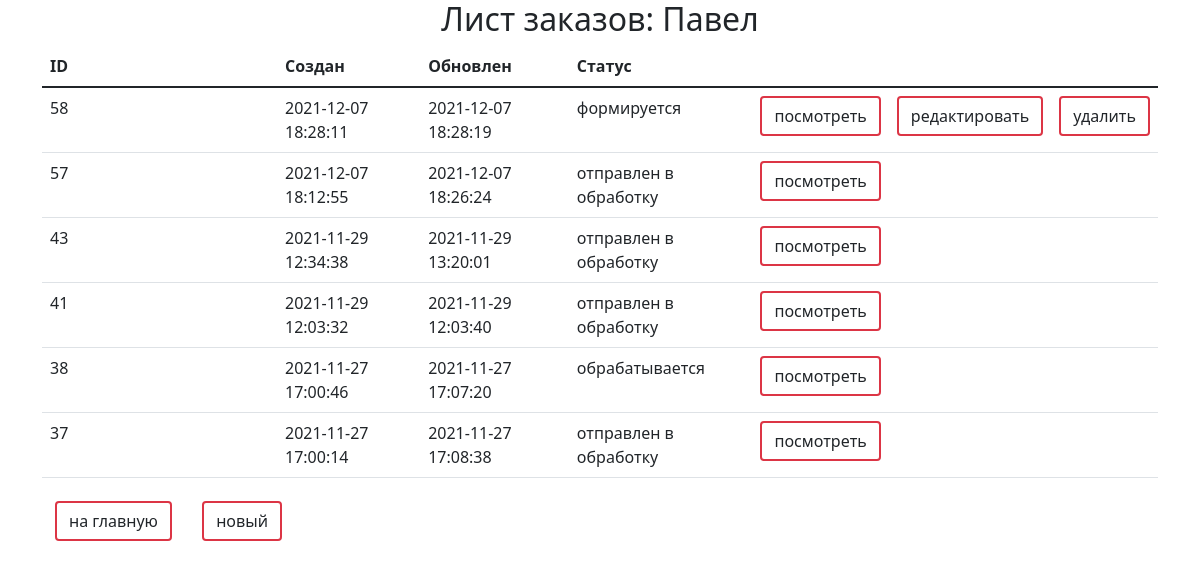
The app's page /order/order/ (signed in), older data.
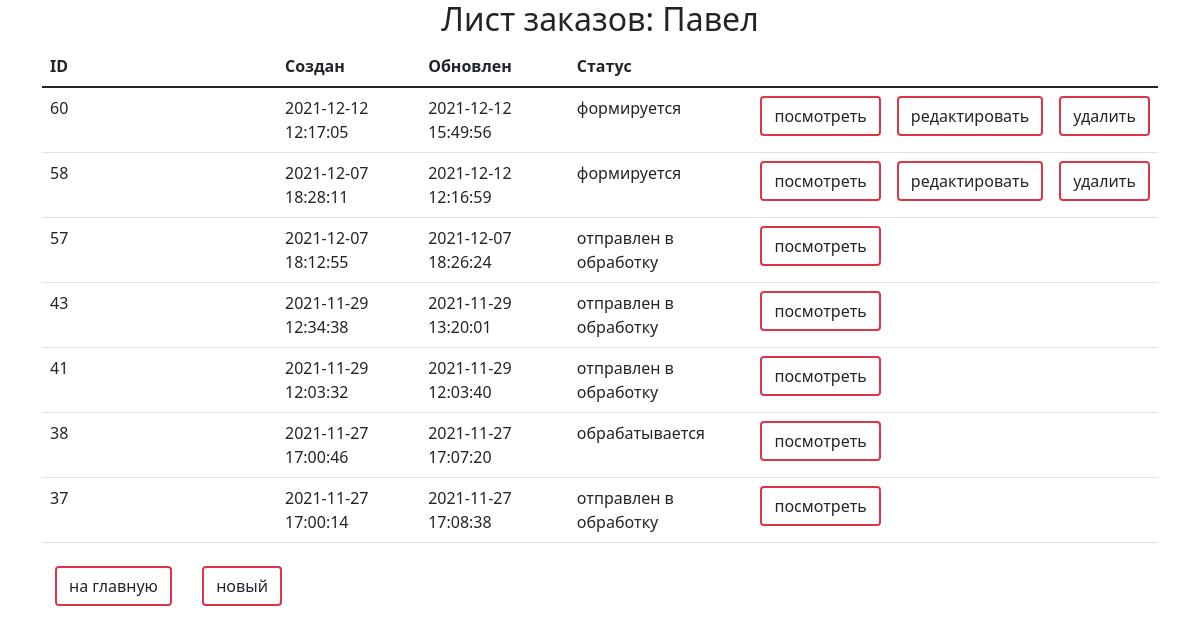
The same page, newer data.
### ordersapp/models.py (models this page shows, shortened)
class Order(models.Model):
    STATUS_FORMING = 'FM'
    STATUS_SENT_TO_PROCEED = 'STP'
    STATUS_PROCEEDED = 'PRD'
    STATUS_PAID = 'PD'
    STATUS_DONE = 'DN'
    STATUS_CANCELED = 'CN'
    STATUSES = (
        (STATUS_FORMING, 'формируется'),
        (STATUS_SENT_TO_PROCEED, 'отправлен в обработку'),
        (STATUS_PROCEEDED, 'обрабатывается'),
        (STATUS_PAID, 'оплачен'),
        (STATUS_DONE, 'готов к выдаче'),
        (STATUS_CANCELED, 'отменен'),
    )
    user = models.ForeignKey(settings.AUTH_USER_MODEL, on_delete=models.CASCADE)
    created = models.DateTimeField(verbose_name='создан', auto_now_add=True)
    updated = models.DateTimeField(verbose_name='обновлен', auto_now=True)
    status = models.CharField(verbose_name='статус', max_length=3, choices=STATUSES, default=STATUS_FORMING)
    is_active = models.BooleanField(verbose_name='активен', default=True)
    class Meta:
        ordering = ('-created',)
        verbose_name = 'заказ'
        verbose_name_plural = 'заказы'

### ordersapp/views.py (the view)
# urls.py: path('order/', ordersapp.OrderItemsListView.as_view(), name='order_list'),
class OrderItemsListView(ListView):
    model = Order
    def get_queryset(self):
        return super(OrderItemsListView, self).get_queryset().filter(user=self.request.user)

### mainapp/context_processors.py (called while the page is built)
def basket(request):
    basket_items = []
    if request.user.is_authenticated:
        basket_items = Basket.objects.filter(user=request.user).select_related()
    return {
        'basket': basket_items
    }

### ordersapp/templates/ordersapp/order_list.html (shortened to what this page needs)
{% extends 'ordersapp/order_base_template.html' %}
{% load static %}
{% block content %}
    <div class="order_container container mb-5">
        <div class="h2 text-center head">
        </div>
        <table class="table orders_list">
            <thead>
            <tr>
                <th>ID</th>
                <th>Создан</th>
                <th>Обновлен</th>
                <th>Статус</th>
            </tr>
            </thead>
            <tbody>
            {% for item in object_list %}
                {% if item.is_active %}
                    <tr>
                        <td class="td1 orders_list">{{ item.pk }}</td>
                        <td>{{ item.created|date:"Y-m-d H:i:s" }}</td>
                        <td>{{ item.updated|date:"Y-m-d H:i:s" }}</td>
                        <td>{{ item.get_status_display }}</td>
                        <td>
                            <a href="{% url 'ordersapp:order_read' item.pk %}" class="btn border-danger border-2">
                                посмотреть
                            </a>
                        </td>
                        <td>
                            {% if item.status == 'FM' %}
                                <a href="{% url 'order:order_update' item.pk %}" class="btn border-danger border-2">
                                    редактировать
                                </a>
                            {% endif %}
                        </td>
                        <td>
                            {% if item.status == 'FM' %}
                                <a href="{% url 'ordersapp:order_delete' item.pk %}" class="btn border-danger border-2">
                                    удалить
                                </a>
                            {% endif %}
                        </td>
                    </tr>
                {% endif %}
            {% endfor %}
            </tbody>
        </table>
        <button class="btn btn-default btn-round">
            <a href="{% url 'main' %}" class="btn border-danger border-2">
                на главную
            </a>
        </button>
        <button class="btn btn-default btn-round">
            <a href="{% url 'ordersapp:order_create' %}" class="btn border-danger border-2">
                новый
            </a>
        </button>
    </div>
{% endblock %}

### ordersapp/templates/ordersapp/order_base_template.html (shortened to what this page needs)
<!DOCTYPE html>
{% load static %}
<html>
<head>
    {% block css %}
        <link rel="stylesheet" type="text/css" href="{% static 'css/bootstrap.css' %}">
        <link rel="stylesheet" type="text/css" href="{% static 'css/style.css' %}">
        <link rel="stylesheet" href="{% static 'fonts/font-awesome/css/font-awesome.css' %}">
        <link href="https://cdn.jsdelivr.net/npm/bootstrap@5.1.3/dist/css/bootstrap.min.css" rel="stylesheet"
>
    {% endblock %}
</head>
<body>
    {% block content %}
    {% endblock %}
</body>
</html>

### static/css/style.css (style rules this page uses)
* { margin: 0; padding: 0; }
body { font-family: 'Montserrat', sans-serif; }
html, body { height: 100%; }
.container { width: 1366px; margin: 0 auto; min-height: 100%; }
table { width: 100%; }
td:first-child { width: 235px; }

Row changes from the older to the newer data that the page shows:
added Order: pk "60", created "2021-12-12 12:17:05", updated "2021-12-12 15:49:56", status "формируется", shows "редактировать", shows "удалить"
changed Order id 58: updated "2021-12-07 18:28:19" → "2021-12-12 12:16:59"
